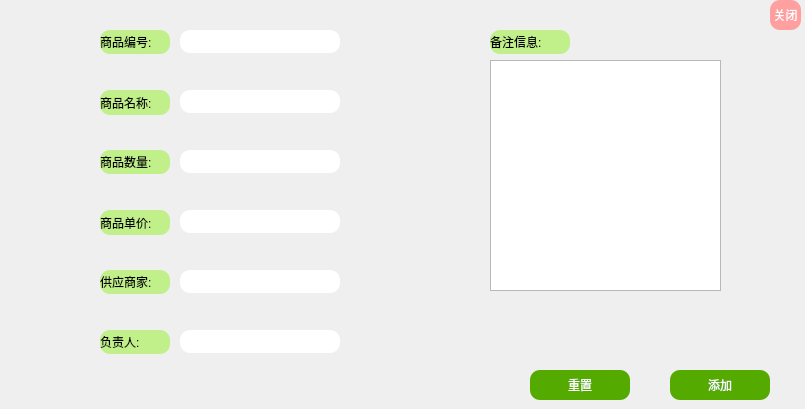
<?xml version="1.0" encoding="UTF-8"?>
<ui version="4.0">
 <class>Addstock</class>
 <widget class="QWidget" name="Addstock">
  <property name="geometry">
   <rect>
    <x>0</x>
    <y>0</y>
    <width>805</width>
    <height>409</height>
   </rect>
  </property>
  <property name="windowTitle">
   <string>新增商品</string>
  </property>
  <property name="windowIcon">
   <iconset resource="images.qrc">
    <normaloff>:/images/tianjia.png</normaloff>:/images/tianjia.png</iconset>
  </property>
  <widget class="QLabel" name="label_1">
   <property name="geometry">
    <rect>
     <x>100</x>
     <y>30</y>
     <width>70</width>
     <height>24</height>
    </rect>
   </property>
   <property name="styleSheet">
    <string notr="true">color:rgb(0, 0, 0);
background:rgb(193, 240, 139);
border-radius:10px;</string>
   </property>
   <property name="text">
    <string>商品编号:</string>
   </property>
  </widget>
  <widget class="QLabel" name="label_2">
   <property name="geometry">
    <rect>
     <x>100</x>
     <y>90</y>
     <width>70</width>
     <height>25</height>
    </rect>
   </property>
   <property name="styleSheet">
    <string notr="true">color:rgb(0, 0, 0);
background:rgb(193, 240, 139);
border-radius:10px;</string>
   </property>
   <property name="text">
    <string>商品名称:</string>
   </property>
  </widget>
  <widget class="QLabel" name="label_3">
   <property name="geometry">
    <rect>
     <x>100</x>
     <y>150</y>
     <width>70</width>
     <height>24</height>
    </rect>
   </property>
   <property name="styleSheet">
    <string notr="true">color:rgb(0, 0, 0);
background:rgb(193, 240, 139);
border-radius:10px;</string>
   </property>
   <property name="text">
    <string>商品数量:</string>
   </property>
  </widget>
  <widget class="QLabel" name="label_4">
   <property name="geometry">
    <rect>
     <x>100</x>
     <y>210</y>
     <width>70</width>
     <height>25</height>
    </rect>
   </property>
   <property name="styleSheet">
    <string notr="true">color:rgb(0, 0, 0);
background:rgb(193, 240, 139);
border-radius:10px;</string>
   </property>
   <property name="text">
    <string>商品单价:</string>
   </property>
  </widget>
  <widget class="QLabel" name="label_5">
   <property name="geometry">
    <rect>
     <x>100</x>
     <y>270</y>
     <width>70</width>
     <height>24</height>
    </rect>
   </property>
   <property name="styleSheet">
    <string notr="true">color:rgb(0, 0, 0);
background:rgb(193, 240, 139);
border-radius:10px;</string>
   </property>
   <property name="text">
    <string>供应商家:</string>
   </property>
  </widget>
  <widget class="QLabel" name="label_6">
   <property name="geometry">
    <rect>
     <x>100</x>
     <y>330</y>
     <width>70</width>
     <height>24</height>
    </rect>
   </property>
   <property name="styleSheet">
    <string notr="true">color:rgb(0, 0, 0);
background:rgb(193, 240, 139);
border-radius:10px;</string>
   </property>
   <property name="text">
    <string>负责人:</string>
   </property>
  </widget>
  <widget class="QLineEdit" name="lineEdit_1">
   <property name="geometry">
    <rect>
     <x>180</x>
     <y>30</y>
     <width>160</width>
     <height>23</height>
    </rect>
   </property>
   <property name="styleSheet">
    <string notr="true">border-radius:10px;
background:white;</string>
   </property>
  </widget>
  <widget class="QLineEdit" name="lineEdit_2">
   <property name="geometry">
    <rect>
     <x>180</x>
     <y>90</y>
     <width>160</width>
     <height>23</height>
    </rect>
   </property>
   <property name="styleSheet">
    <string notr="true">border-radius:10px;
background:white;</string>
   </property>
  </widget>
  <widget class="QLineEdit" name="lineEdit_4">
   <property name="geometry">
    <rect>
     <x>180</x>
     <y>210</y>
     <width>160</width>
     <height>23</height>
    </rect>
   </property>
   <property name="styleSheet">
    <string notr="true">border-radius:10px;
background:white;</string>
   </property>
  </widget>
  <widget class="QLineEdit" name="lineEdit_3">
   <property name="geometry">
    <rect>
     <x>180</x>
     <y>150</y>
     <width>160</width>
     <height>23</height>
    </rect>
   </property>
   <property name="styleSheet">
    <string notr="true">border-radius:10px;
background:white;</string>
   </property>
  </widget>
  <widget class="QLineEdit" name="lineEdit_5">
   <property name="geometry">
    <rect>
     <x>180</x>
     <y>270</y>
     <width>160</width>
     <height>23</height>
    </rect>
   </property>
   <property name="styleSheet">
    <string notr="true">border-radius:10px;
background:white;</string>
   </property>
  </widget>
  <widget class="QLineEdit" name="lineEdit_6">
   <property name="geometry">
    <rect>
     <x>180</x>
     <y>330</y>
     <width>160</width>
     <height>23</height>
    </rect>
   </property>
   <property name="styleSheet">
    <string notr="true">border-radius:10px;
background:white;</string>
   </property>
  </widget>
  <widget class="QTextEdit" name="textEdit">
   <property name="geometry">
    <rect>
     <x>490</x>
     <y>60</y>
     <width>231</width>
     <height>231</height>
    </rect>
   </property>
   <property name="html">
    <string>&lt;!DOCTYPE HTML PUBLIC &quot;-//W3C//DTD HTML 4.0//EN&quot; &quot;http://www.w3.org/TR/REC-html40/strict.dtd&quot;&gt;
&lt;html&gt;&lt;head&gt;&lt;meta name=&quot;qrichtext&quot; content=&quot;1&quot; /&gt;&lt;meta charset=&quot;utf-8&quot; /&gt;&lt;style type=&quot;text/css&quot;&gt;
p, li { white-space: pre-wrap; }
hr { height: 1px; border-width: 0; }
li.unchecked::marker { content: &quot;\2610&quot;; }
li.checked::marker { content: &quot;\2612&quot;; }
&lt;/style&gt;&lt;/head&gt;&lt;body style=&quot; font-family:'DejaVu Sans'; font-size:10pt; font-weight:400; font-style:normal;&quot;&gt;
&lt;p style=&quot;-qt-paragraph-type:empty; margin-top:0px; margin-bottom:0px; margin-left:0px; margin-right:0px; -qt-block-indent:0; text-indent:0px;&quot;&gt;&lt;br /&gt;&lt;/p&gt;&lt;/body&gt;&lt;/html&gt;</string>
   </property>
  </widget>
  <widget class="QLabel" name="label_7">
   <property name="geometry">
    <rect>
     <x>490</x>
     <y>30</y>
     <width>80</width>
     <height>24</height>
    </rect>
   </property>
   <property name="styleSheet">
    <string notr="true">color:rgb(0, 0, 0);
background:rgb(193, 240, 139);
border-radius:10px;</string>
   </property>
   <property name="text">
    <string>备注信息:</string>
   </property>
  </widget>
  <widget class="QPushButton" name="addButton">
   <property name="geometry">
    <rect>
     <x>670</x>
     <y>370</y>
     <width>100</width>
     <height>30</height>
    </rect>
   </property>
   <property name="styleSheet">
    <string notr="true">color:white;
background:rgb(85, 170, 0);
border-radius:10px;</string>
   </property>
   <property name="text">
    <string>添加</string>
   </property>
  </widget>
  <widget class="QPushButton" name="exitButton">
   <property name="geometry">
    <rect>
     <x>770</x>
     <y>0</y>
     <width>31</width>
     <height>30</height>
    </rect>
   </property>
   <property name="styleSheet">
    <string notr="true">color:white;
background:rgb(255, 160, 160);
border-radius:10px;</string>
   </property>
   <property name="text">
    <string>关闭</string>
   </property>
  </widget>
  <widget class="QPushButton" name="resetButon">
   <property name="geometry">
    <rect>
     <x>530</x>
     <y>370</y>
     <width>100</width>
     <height>30</height>
    </rect>
   </property>
   <property name="styleSheet">
    <string notr="true">color:white;
background:rgb(85, 170, 0);
border-radius:10px;</string>
   </property>
   <property name="text">
    <string>重置</string>
   </property>
  </widget>
 </widget>
 <resources>
  <include location="images.qrc"/>
 </resources>
 <connections/>
</ui>
